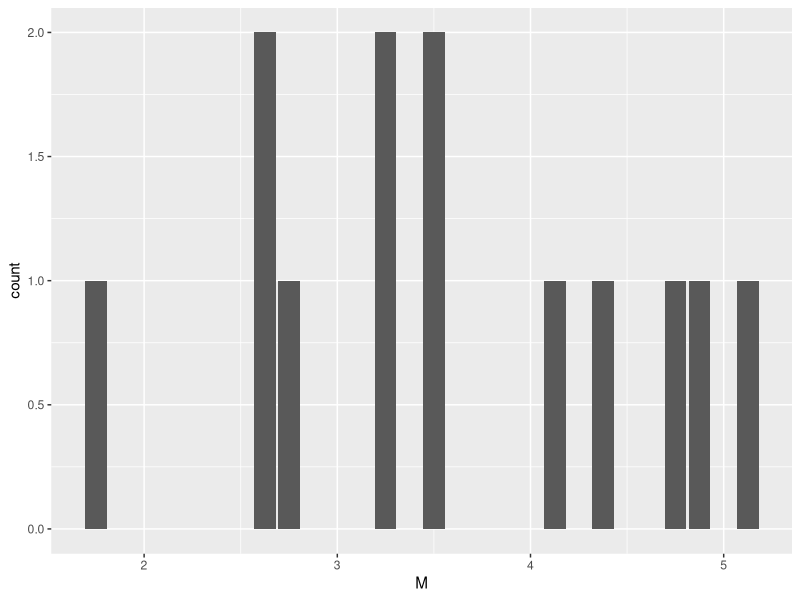
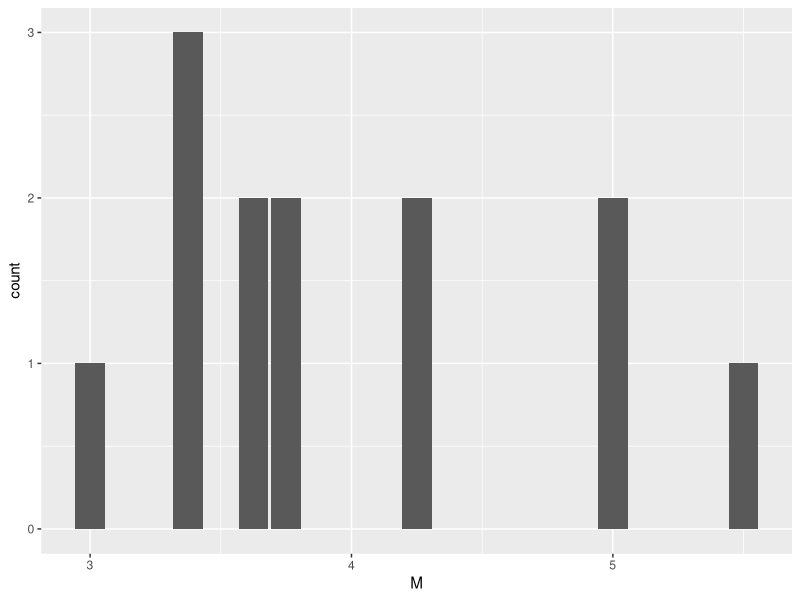
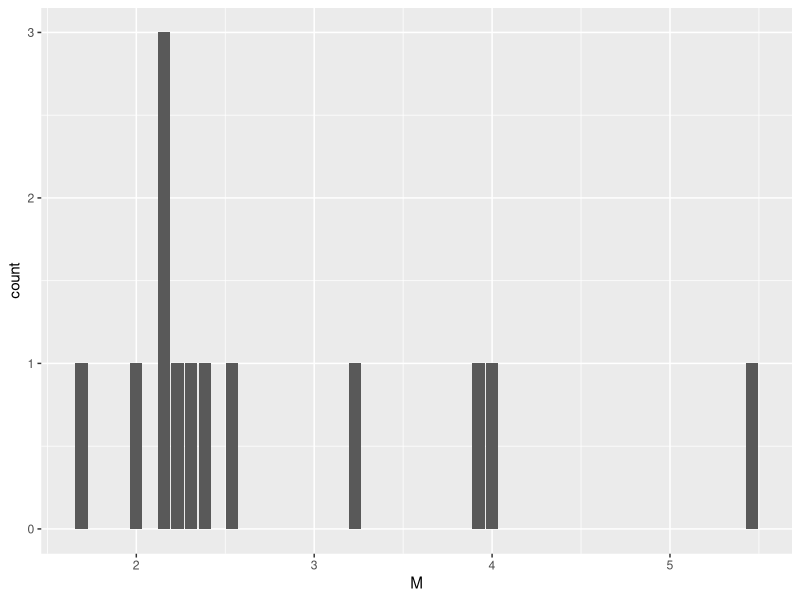
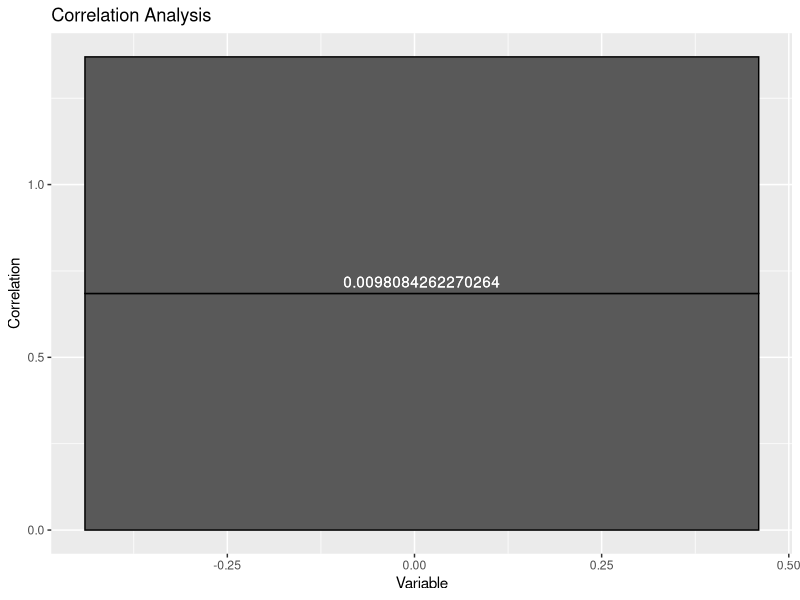

Source code (R) for these figures, in order:
## ---- chunk 1
knitr::opts_chunk$set(echo = TRUE)
## ---- chunk 2
data <- read.csv("results-survey768925juli5.csv")
data <- data[!is.na(data$Bf.b1.), ]
## ---- chunk 3
#allgemeine fragen
N <- nrow(data)
M_alter <- mean(data$Of1)
SD_alter <- sd(data$Of1)
n_w <- sum(data$Of2 == "w")
n_m <- sum(data$Of2 == "m")
#mir egal, ob wir generell zwischen geschlechtern unterscheiden wollen; wollte nur schauen, wie das geht; wahrscheinlich nur bei vielen teilnehmern?
M_w_b_nutzung <- mean(data$Of3[data$Of2 == "w"])
M_m_b_nutzung <- mean(data$Of3[data$Of2 == "m"])
M_b_nutzung <- mean(data$Of3)
SD_b_nutzung <- sd(data$Of3)
M_w_i_nutzung <- mean(data$Of4[data$Of2 == "w"])
M_m_i_nutzung <- mean(data$Of4[data$Of2 == "m"])
M_i_nutzung <- mean(data$Of4)
SD_i_nutzung <- sd(data$Of4)
privat <- sum(data$Of5 == "p")
oeffentlich <-sum(data$Of5 == "o")
## ---- chunk 4
#b = bereal, i = instagram, s = social media
data_b <- data[, grepl("^Bf", names(data))]
data_i <- data[, grepl("^If", names(data))]
data_s <- data[, grepl("^Af", names(data))]
data_bis <- cbind(data_b, data_i, data_s)

#sollten wir anscheinend gar nicht tun
M_bis <- colMeans(data_bis, na.rm = TRUE)
Mdn_bis <- apply(data_bis, 2, median, na.rm = TRUE)
SD_bis <- apply(data_bis, 2, sd, na.rm = TRUE)
M_Mdn_SD <- data.frame(M = M_bis,
                           Mdn = Mdn_bis,
                           SD = SD_bis)
## ---- chunk 5
#das sollten wir tun, weiß aber nicht, ob das bei b und i sinn macht, die skala haben wir uns ja selber ausgedacht...
data_b$M <- rowMeans(data_b)
data_i$M <- rowMeans(data_i)
data_s$M <- rowMeans(data_s)

#mourad
t_bi <- t.test(data_b$M, data_i$M) #5
t_bi_a <- t_bi$parameter 
t_bi_s <- t_bi$statistic
t_bi_p <- t_bi$p.value 
#eig sind die unteren 3 zeilen unnötig, man kann im environment auf t_bi klicken; war in der übung auch so, die werte sind wahrscheinlich wichtig


c_bs <- cor.test(data_b$M, data_s$M) #6.1
c_bs_a <- c_bs$parameter
c_bs_e <- c_bs$estimate
c_bs_p <- c_bs$p.value

c_is <- cor.test(data_i$M, data_s$M) #6.2
c_is_a <- c_is$parameter
c_is_e <- c_is$estimate
c_is_p <- c_is$p.value

M_bi = (data_b$M + data_i$M) / 2 #6.3
c_bis <- cor.test(M_bi, data_s$M) 
c_bis_a <- c_bis$parameter
c_bis_e <- c_bis$estimate
c_bis_p <- c_bis$p.value
## ---- chunk 6
library(ggplot2)

ggplot(data_i, aes(x = M)) +
geom_bar()
  
ggplot(data_b, aes(x = M)) +
geom_bar()
  
ggplot(data_s, aes(x = M)) +
geom_bar()
  

#wunderschön
beides = (data_b$M + data_i$M) / 2
cor_result <- cor.test(data_s$M, beides)
c <- t.test(data_i$M, data_b$M)

result_df <- data.frame(
  Variable = c("x", "y"),
  Correlation = cor_result$estimate,
  PValue = cor_result$p.value
)

ggplot(data = result_df, aes( y = Correlation, x = PValue)) +
  geom_bar(stat = "identity", color = "black") +
  geom_text(aes(label = PValue), vjust = -0.5, color = "white") +
  labs(x = "Variable", y = "Correlation", fill = "P-Value") +
  scale_fill_gradient(low = "green", high = "red") +
  ggtitle("Correlation Analysis")
